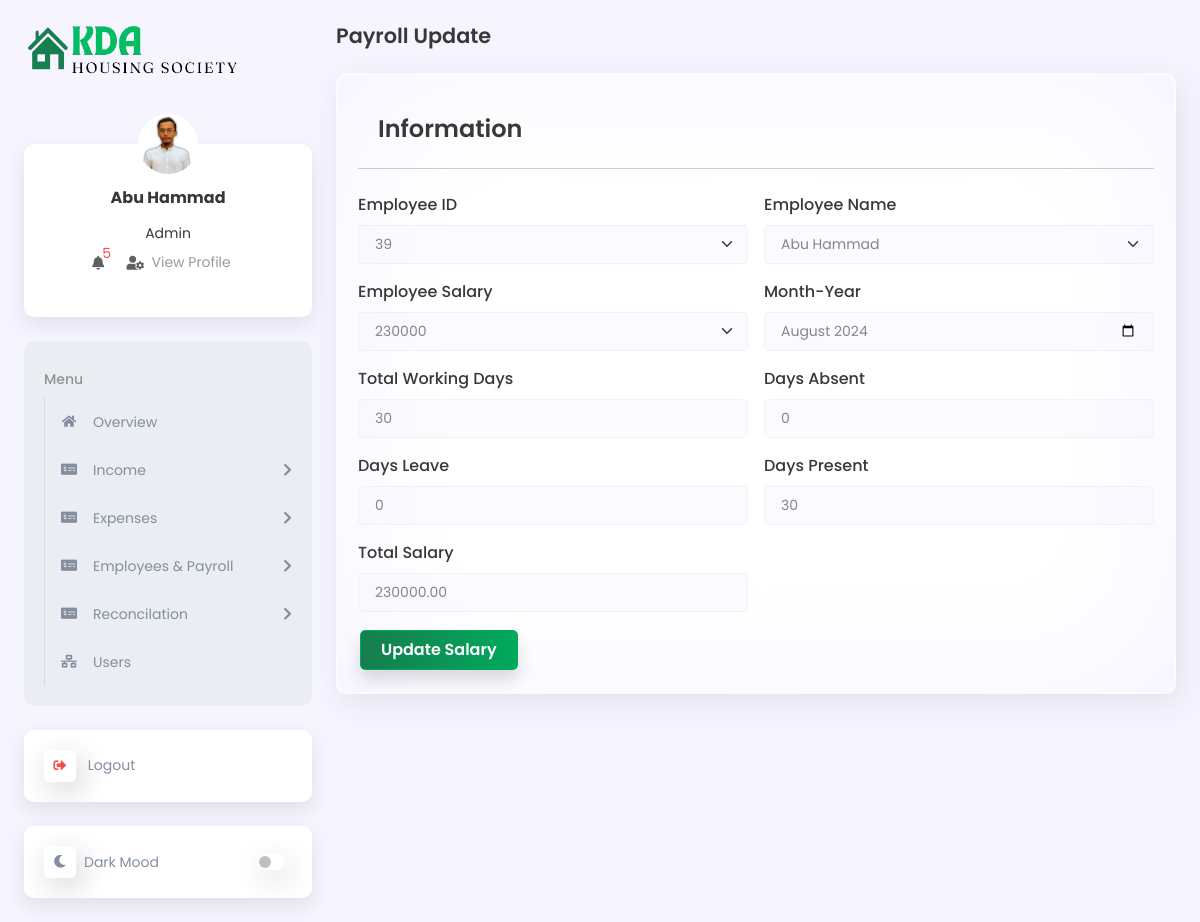
Page /Payroll_edit.php?payroll_edit_id=2 (signed in) on the committed database.
### tables this page shows
CREATE TABLE `users_detail` (
  `users_detail_id` int(11) NOT NULL,
  `full_name` varchar(100) DEFAULT NULL,
  `Phone` varchar(50) DEFAULT NULL,
  `address` varchar(100) DEFAULT NULL,
  `gender` varchar(50) DEFAULT NULL,
  `date_of_birth` varchar(100) DEFAULT NULL,
  `image` varchar(255) DEFAULT NULL,
  `login_time` datetime DEFAULT NULL,
  `logout_time` datetime DEFAULT NULL,
  `created_by` varchar(100) DEFAULT NULL,
  `created_date` varchar(100) DEFAULT NULL,
  `updated_by` varchar(100) DEFAULT NULL,
  `updated_date` varchar(100) DEFAULT NULL
);

CREATE TABLE `role` (
  `role_id` int(11) NOT NULL,
  `name` varchar(50) DEFAULT NULL,
  `status` varchar(50) DEFAULT NULL
);

CREATE TABLE `payroll` (
  `payroll_id` int(11) NOT NULL,
  `employee_id` int(11) DEFAULT NULL,
  `employee_salary` int(255) NOT NULL,
  `month_year` varchar(7) DEFAULT NULL,
  `total_working_days` int(11) DEFAULT NULL,
  `days_absent` int(11) DEFAULT NULL,
  `days_leave` int(11) DEFAULT NULL,
  `days_present` int(11) DEFAULT NULL,
  `absent_deduction` decimal(10,2) DEFAULT NULL,
  `total_salary` decimal(10,2) DEFAULT NULL,
  `payment_type` enum('Cash','Bank') DEFAULT NULL,
  `added_on` timestamp NOT NULL DEFAULT current_timestamp(),
  `added_by` varchar(255) DEFAULT NULL,
  `updated_on` timestamp NOT NULL DEFAULT current_timestamp() ON UPDATE current_timestamp(),
  `updated_by` varchar(255) DEFAULT NULL
);

CREATE TABLE `employees` (
  `employee_id` int(11) NOT NULL,
  `employeeID` varchar(255) DEFAULT NULL,
  `employee_full_name` varchar(255) DEFAULT NULL,
  `employee_cnic` varchar(255) DEFAULT NULL,
  `employee_qualification` varchar(255) DEFAULT NULL,
  `employee_contact` varchar(255) DEFAULT NULL,
  `employee_email` varchar(255) DEFAULT NULL,
  `employee_address` varchar(255) DEFAULT NULL,
  `employee_image` varchar(255) DEFAULT NULL,
  `appointment_date` varchar(255) DEFAULT NULL,
  `employement_type` enum('permanent','contract') DEFAULT NULL,
  `QRcode` varchar(255) DEFAULT NULL,
  `department` varchar(255) DEFAULT NULL,
  `designation` varchar(255) DEFAULT NULL,
  `salary` varchar(100) DEFAULT NULL,
  `added_on` varchar(100) DEFAULT NULL,
  `added_by` varchar(100) DEFAULT NULL,
  `updated_on` varchar(100) DEFAULT NULL,
  `updated_by` varchar(100) DEFAULT NULL
);

### Payroll_edit.php (the view, shortened to what the rows shown need)
<?php
include "includes/function2.php";
?>
<!DOCTYPE html>
<html lang="en">
<head>
    <link rel="stylesheet" href="lib/bootstrap_5/bootstrap.min.css">
    <link rel="stylesheet" href="lib/fontawesome/css/all.min.css">
    <link rel="stylesheet" href="assets/css/global.css">
    <link rel="stylesheet" href="assets/css/style.css">
    <link rel="stylesheet" href="assets/css/responsive.css">
</head>
<body class="d2c_theme_light">
    <div class="d2c_wrapper">
        <?php
        include("includes/sidebar.php");
        ?>
        <div class="d2c_main p-4 ps-lg-3">
            <div class="card h-auto">
                <div class="card-body">
                    <form id="attendanceForm" method="post">
                        <div class="row g-3">
                            <?php
                            if (isset($_GET['payroll_edit_id'])) {
                                $edit_id = mysqli_real_escape_string($conn, $_GET['payroll_edit_id']);
                                $edit_query = "SELECT * FROM payroll WHERE payroll_id = '$edit_id'";
                                $edit_result = mysqli_query($conn, $edit_query);
                                if (mysqli_num_rows($edit_result) > 0) {
                                    while ($row = mysqli_fetch_assoc($edit_result)) {
                            ?>
                                        <div class="col-md-6">
                                            <label class="form-label">Employee ID</label>
                                            <select name="employee_id" id="Employee_ID" class="form-select form-control Employee_ID" required>
                                                <option value="<?= $row['employee_id']; ?>"><?= $row['employee_id']; ?></option>
                                            </select>
                                        </div>
                                        <div class="col-md-6">
                                            <label class="form-label">Employee Name</label>
                                            <select name="Employee_Name" id="Employee_Name" class="form-select form-control Employee_Name">
                                                <?php
                                                $payroll_names = explode(',', $row['employee_id']);
                                                foreach ($payroll_names as $payroll_name) {
                                                    $seql_dep = mysqli_query($conn, "SELECT * FROM `employees` WHERE `employee_id` ='$payroll_name'");
                                                    $dep = mysqli_fetch_object($seql_dep);
                                                }
                                                ?>
                                                <option value=""><?= $dep->employee_full_name; ?></option>
                                            </select>
                                        </div>
                                        <div class="col-md-6">
                                            <label class="form-label">Employee Salary</label>
                                            <select name="employee_salary" id="Employee_Salary" class="form-select form-control Employee_Salary" required>
                                                <option value="<?= $row['employee_salary']; ?>"><?= $row['employee_salary']; ?></option>
                                            </select>
                                        </div>
                                        <div class="col-md-6">
                                            <label class="form-label">Month-Year</label>
                                            <input type="month" id="monthYear" name="month_year" class="form-control" value="<?= $row['month_year']; ?>" required>
                                        </div>
                                        <div class="col-md-6">
                                            <label class="form-label">Total Working Days</label>
                                            <input type="number" id="totalWorkingDays" name="total_working_days" class="form-control" value="30" " readonly>
                                        </div>
                                        <div class=" col-md-6">
                                            <label class="form-label">Days Absent</label>
                                            <input type="number" id="daysAbsent" name="days_absent" class="form-control" value="0" min="0" value="<?= $row['days_absent']; ?>" required oninput="calculateDaysPresent()">
                                        </div>
                                        <div class="col-md-6">
                                            <label class="form-label">Days Leave</label>
                                            <input type="number" id="daysLeave" name="days_leave" class="form-control" value="0" min="0" value="<?= $row['days_leave']; ?>" required oninput="calculateDaysPresent()">
                                        </div>
                                        <div class="col-md-6">
                                            <label class="form-label">Days Present</label>
                                            <input type="number" id="daysPresent" name="days_present" class="form-control" placeholder="Total Present" value="<?= $row['days_present']; ?>" readonly>
                                        </div>
                                        <div class="col-md-6">
                                            <label class="form-label">Total Salary</label>
                                            <input type="number" id="totalSalary" name="total_salary" class="form-control" placeholder="Total Salary" value="<?= $row['total_salary']; ?>" readonly>
                                        </div>
                                        <div class="col-md-12">
                                            <button class="btn btn-primary" name="Update_payroll" type="submit">Update Salary</button>
                                        </div>
                            <?php
                                    }
                                } else {
                                    echo '<div id="successAlert" class="alert alert-success alert-dismissible fade show" role="alert">
                    No House Found.
                    <button type="button" class="btn-close" data-bs-dismiss="alert" aria-label="Close"></button>
                </div>';
                                }
                            }
                            ?>
                        </div>
                    </form>
                </div>
            </div>
        </div>
    </div>
</body>
</html>

### includes/sidebar.php (shortened to what the rows shown need)
<?php
$select = mysqli_query($conn, "SELECT users_detail.image, users_detail.full_name, role.name as role FROM `users`
LEFT JOIN users_detail ON users_detail.users_detail_id = users.users_detail_id
LEFT JOIN role ON role.role_id = users.role_id
WHERE users.user_id = '{$_SESSION['UID']}'");
$row = mysqli_fetch_assoc($select);
if ($row['image'] == '') {
    $row['image'] = "./assets/images/user-default.png";
} else {
    $row['image'] = "./media/images/" . $row['image'];
}
?>
<div class="d2c_sidebar offcanvas-lg offcanvas-start p-4 pe-lg-2" tabindex="-1" id="d2c_sidebar">
    <div class="d-flex flex-column">
        <div class="card d2c_profile_card text-center mb-4">
            <div class="card-body mt-4">
                <h6 class="fw-bold mb-3"><?= $row['full_name']; ?></h6>
                <span class="d2c_role"><?= $row['role']; ?></span>
                <ul class="list-inline">
                    <li class="list-inline-item position-relative me-3">
                    </li>
                    <li class="list-inline-item position-relative me-3">
                    </li>
                </ul>
            </div>
        </div>
    </div>
</div>

### rows in the picture
users_detail: full_name "Abu Hammad", role.name "Admin"
payroll: employee_id "39", Employee_Name "Abu Hammad", employee_salary "230000", month_year "2024-08", days_absent "0", days_leave "0", days_present "30", total_salary "230000.00"

### other values in the picture
$total_messages "5"
